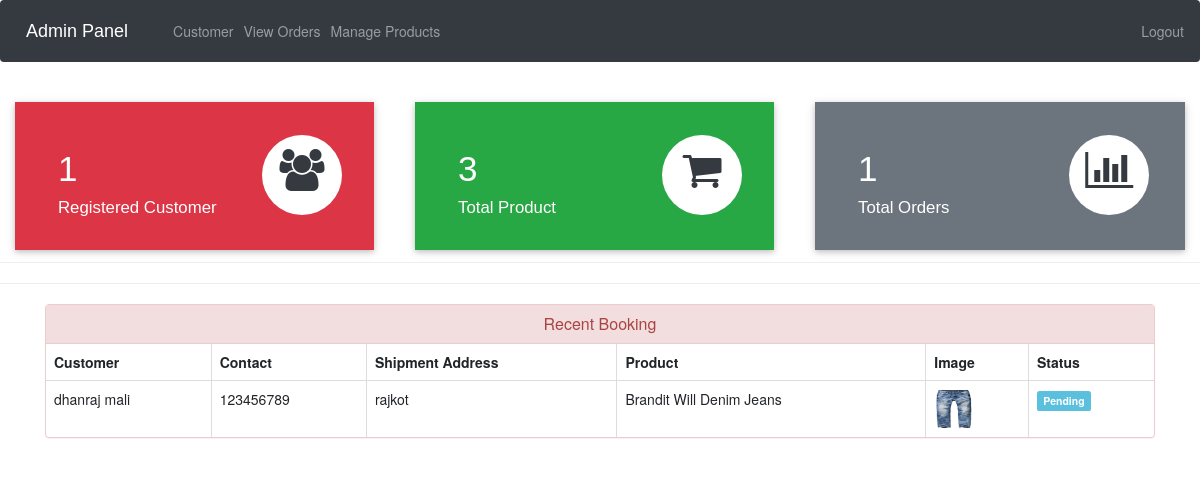
The app's page /admin-dashboard (signed in) with its own data.
### ecom/models.py (models this page shows, shortened)
class Customer(models.Model):
    user=models.OneToOneField(User,on_delete=models.CASCADE)
    profile_pic= models.ImageField(upload_to='profile_pic/CustomerProfilePic/',null=True,blank=True)
    address = models.CharField(max_length=40)
    mobile = models.CharField(max_length=20,null=False)
    @property
    def get_name(self):
        return self.user.first_name+" "+self.user.last_name

class Orders(models.Model):
    STATUS =(
        ('Pending','Pending'),
        ('Order Confirmed','Order Confirmed'),
        ('Out for Delivery','Out for Delivery'),
        ('Delivered','Delivered'),
    )
    customer=models.ForeignKey('Customer', on_delete=models.CASCADE,null=True)
    product=models.ForeignKey('Product',on_delete=models.CASCADE,null=True)
    email = models.CharField(max_length=50,null=True)
    address = models.CharField(max_length=500,null=True)
    mobile = models.CharField(max_length=20,null=True)
    order_date= models.DateField(auto_now_add=True,null=True)
    status=models.CharField(max_length=50,null=True,choices=STATUS)

class Product(models.Model):
    name=models.CharField(max_length=40)
    product_image= models.ImageField(upload_to='product_image/',null=True,blank=True)
    price = models.PositiveIntegerField()
    description=models.CharField(max_length=40)

### ecom/views.py (the view)
# urls.py: path('admin-dashboard', views.admin_dashboard_view,name='admin-dashboard'),
@login_required(login_url='adminlogin')
def admin_dashboard_view(request):
    customercount=models.Customer.objects.all().count()
    productcount=models.Product.objects.all().count()
    ordercount=models.Orders.objects.all().count()
    orders=models.Orders.objects.all()
    ordered_products=[]
    ordered_bys=[]
    for order in orders:
        ordered_product=models.Product.objects.all().filter(id=order.product.id)
        ordered_by=models.Customer.objects.all().filter(id = order.customer.id)
        ordered_products.append(ordered_product)
        ordered_bys.append(ordered_by)
    mydict={
    'customercount':customercount,
    'productcount':productcount,
    'ordercount':ordercount,
    'data':zip(ordered_products,ordered_bys,orders),
    }
    return render(request,'ecom/admin_dashboard.html',context=mydict)

### templates/ecom/admin_dashboard.html
{% extends 'ecom/admin_base.html' %}
{% load static %}
{% block content %}
<br>
{%include 'ecom/admin_dashboard_cards.html'%}
<br><br><br><br><br>
<hr><hr>
<div class="container" >
    <div class="panel panel-danger" >
      <div class="panel-heading" style="text-align:center;">
        <h6 class="panel-title">Recent Booking</h6>
      </div>
      <table class="table table-hover table-bordered" id="dev-table">
        <thead>
          <tr>
            <th>Customer</th>
            <th>Contact</th>
            <th>Shipment Address</th>
            <th>Product</th>
            <th>Image</th>
            <th>Status</th>
          </tr>
        </thead>
        {% for product,customer,order in data %}
        <tr>
          {% for c in customer %}
          <td> {{c.get_name}}</td>
          <td>{{c.mobile}}</td>
          <td>{{order.address}}</td>
          {% endfor %}
          {% for p in product %}
          <td> {{p.name}}</td>
          <td> <img src="{% static p.product_image.url %}" alt="Profile Pic" height="40px" width="40px" /></td>
          {% if order.status == 'Pending'%}
          <td> <span class="label label-info">{{order.status}}</span></td>
          {% elif order.status == 'Delivered' %}
          <td> <span class="label label-success">{{order.status}}</span></td>
          {% elif order.status == 'Out for Delivery' %}
          <td> <span class="label label-warning">{{order.status}}</span></td>
          {%else%}
            <td> <span class="label label-primary">{{order.status}}</span></td>
          {%endif%}
          {% endfor %}
        </tr>
        {% endfor %}
      </table>
  </div>
</div>
{% endblock content %}

### records on screen
Orders: address "rajkot", status "Pending"
Customer: get_name "dhanraj mali", mobile "123456789"
Product: name "Brandit Will Denim Jeans", product_image (picture)

### other values on screen
{{ customercount }} "1"
{{ productcount }} "3"
{{ ordercount }} "1"
